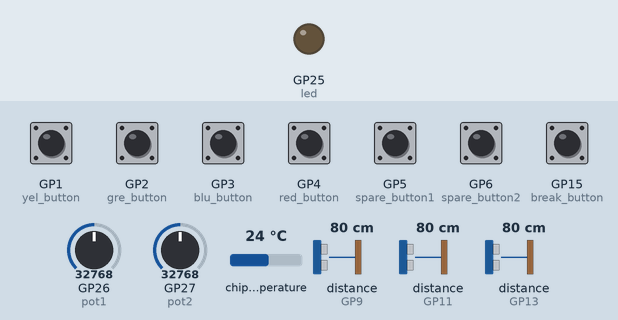
Recording of a program running on a simulated Raspberry Pi Pico running MicroPython. Parts: output pins drawn as LEDs (lit = HIGH). The inputs (shaded band) are chosen by the test bench; at power-on: GP1 (yel_button), GP2 (gre_button), GP3 (blu_button), GP4 (red_button), GP5 (spare_button1), GP6 (spare_button2), GP15 (break_button) HIGH, distance to the obstacle (sensors on GP9, GP11, GP13) 80 cm, GP26 (pot1) = 32768, GP27 (pot2) = 32768, chip temperature 24 °C (analog values on the 0–65535 scale). The echo pulse lasts 58.3 µs per cm; the interpreter's speed is modelled, so counts of loop turns are approximate; pins used as bus, display or sensor lines are not drawn; what the program prints to the serial console is not drawn.

Above: at 0.1 s.
1.3 s: distance to the obstacle (sensor on GP9) set to 2 cm
At 3.5 s:
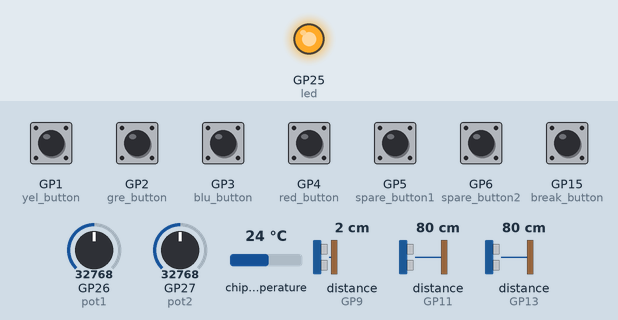
4.3 s: distance to the obstacle (sensor on GP11) set to 2 cm
7.3 s: GP1 (yel_button) pulled LOW for 0.15 s
10.3 s: GP2 (gre_button) pulled LOW for 0.15 s
13.3 s: GP3 (blu_button) pulled LOW for 0.15 s
16.3 s: GP1 (yel_button) pulled LOW for 1 s
Timing chart, 0 to 20.3 s (numbered marks = the images above; inputs shaded):
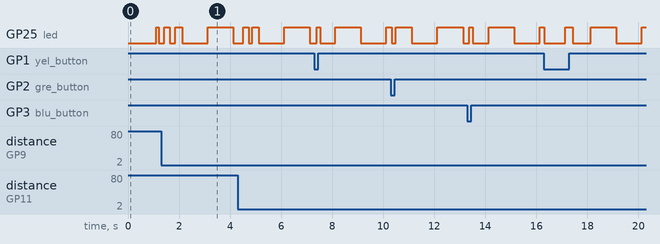

The program:

Paint_Shaker_v02_timers_oneshot.py
```python
from machine import Pin, ADC, I2C, PWM, Timer
import machine
import time
import math
import array
import random
import _thread
import gc

COMMS_ACTIVE = const(1)   # turn on/off the I2C comms.
DEBUG_ACTIVE = const(1)   # 1 second print message of Debug count.
TIMERS_ACTIVE = const(1)  # turn off timers and Interrupt initialisation
PRINT_ACTIVE = const(1)   # turn off printing of some messages
CONVERSION33 = 3.3/65535  # conversion for 3.3 volts and unsigned 16.
Debug_Count = 0           # Count in main loop. gives an idea of spare capacity.
Message_String = []       # IC2 message to be sent from this central to the peripherals
data_lock=_thread.allocate_lock()
thread_please_exit = 0
UISweepFlag = False       # Timer flags initialise to False. Timer will turn them on.
CommsSendFlag = False
DebugFlag = False
# globals for data tfer
xv=0
xva=0
yv=0
yva=0
zv=0
zva=0

#-- Pins -------------------
tilt_switch = Pin(0, Pin.IN, Pin.PULL_UP)
# Servo motors tbd
#servo1 = Servo(8,1200,8100,1,179)  # blue server 1200 - 8100 ( from the dfrobot kit)
#servo2 = Servo(9,1700,8100,1,179)  # balck servo 1700 - 8100 ( from the sparkfun kit)
# UI buttons
yel_button = Pin(1, Pin.IN ,Pin.PULL_UP)
gre_button = Pin(2, Pin.IN ,Pin.PULL_UP)
blu_button = Pin(3, Pin.IN ,Pin.PULL_UP)
red_button = Pin(4, Pin.IN ,Pin.PULL_UP)
spare_button1 = Pin(5, Pin.IN ,Pin.PULL_UP)
spare_button2 = Pin(6, Pin.IN ,Pin.PULL_UP)
# pins 9..14 3xHC-S04
#x = HCSR04(trigger_pin=10, echo_pin=9)
#y = HCSR04(trigger_pin=12, echo_pin=11)
#z = HCSR04(trigger_pin=14, echo_pin=13)
break_button = Pin(15, Pin.IN ,Pin.PULL_UP)   # Break button used to exit main loop
# GPIO16
# GPIO17
i2c = I2C(id=1,scl=Pin(19),sda=Pin(18),freq=100000)     # I2C1
# Motor pins (the shaker)
#motora1=Pin(19,Pin.OUT)   # to motor controllor to set direction
#motora2=Pin(20,Pin.OUT)   # to motor controllor to set direction
#shaker=PWM(Pin(21))       # to motor controllor to set rpm
led = Pin(25, Pin.OUT)    # Pico hardwired
pot1 = ADC(0)             # GPPIO26 potentiometer 1
pot2 = ADC(1)             # GPPIO27 potentiometer 2
# available ADC(2) GPPIO28
volt = ADC(3)             # Pico hardwired
temp = ADC(4)             # Pico hardwired

# UI control values array.
YELLOW_BUTTON = const(0)
GREEN_BUTTON = const(1)
BLUE_BUTTON = const(2)
RED_BUTTON = const(3)
A_POT = const(4)
B_POT = const(5)
VOLTS = const(6)
TEMPERATURE = const(7)
SPARE_BUTTON1 = const(8)
SPARE_BUTTON2 = const(9)
BREAK_BUTTON = const(10)
TILT_SWITCH = const(11)
SR0401 = const(12)
SR0402 = const(13)
SR0403 = const(14)
ctl=array.array('i',[]) # u16
for I in range(15):
  ctl.append(0)
ctl[BREAK_BUTTON] = 1   # set to 1 so main loop can be a simple while check.

# staging variables & initialise.
time.sleep(0.1)
peripheral_list = i2c.scan()    # scan for devices on start up.

# ----- start of classes  ---------------

class HCSR04:
    # class variables
    SAMPLES_COUNT = const(3)    # use this many samples when calculating average.
    DATA_SIZE = const(10)       # size of cicular data store of measurments
    TIMEOUT = const(3000)       # ignore things further than this.

    def __init__(self, trigger_pin, echo_pin):
        self.trigger_pin = Pin(trigger_pin, Pin.OUT )
        self.echo_pin = Pin(echo_pin,Pin.IN, Pin.PULL_UP)
        self._measurement_array=array.array('I',[])  # circular data store. storing mm
        for i in range(HCSR04.DATA_SIZE):
            self._measurement_array.append(0)
        self._data_index = 0                  # current/latest measurement index
        self.v=0
        self.va=0

    def __set_value(self,val,vala):
            self.v = val
            self.va = vala

    def __add_measurement(self,measurement):
        self._data_index  = int((self._data_index  + 1) % HCSR04.DATA_SIZE)
        self._measurement_array[self._data_index] = measurement  # add into circular data cache
        new_avg = 0
        for i in range(0, SAMPLES_COUNT,1):
            new_avg = new_avg + self._measurement_array[((self._data_index - i) + HCSR04.DATA_SIZE ) % HCSR04.DATA_SIZE ]
        new_avg = int(new_avg / HCSR04.SAMPLES_COUNT)
        self.__set_value(measurement,new_avg)

    def single_measurement(self):
        self.trigger_pin.high()
        time.sleep_us(10)
        self.trigger_pin.low()
        echotime = machine.time_pulse_us(self.echo_pin, 1, HCSR04.TIMEOUT)
        if echotime < 0:
            echotime = 0
        self.__add_measurement( (int( 10 * (echotime) * 0.0343 ) ) )

    def get_value(self):
        return self.v

    def get_value_averaged(self):
        return self.va

# end of classs HCSR04 ------------------


# ----- start of functions --------------

def PinToCelsuis(p):
  reading = p * CONVERSION33
  temperature_in_c = 37 - (reading - 0.706)/0.001721
  return temperature_in_c

def PinToVolts(p):
  volts = p * CONVERSION33
  return volts

def free(full=False):
  gc.collect()
  F = gc.mem_free()
  A = gc.mem_alloc()
  T = F+A
  P = '{0:.2f}%'.format(F/T*100)
  if not full: return P
  else : return ('Total:{0} Free:{1} ({2})'.format(T,F,P))

# Commms Timer
def CommsSendTick(t):
  global CommsSendFlag
  CommsSendFlag = True
  return True

def CommsSend():
    global Message_String, CommsSendFlag
    CommsSendFlag=False
    if len(Message_String) > 0:               # any messages to send. Quick exit most of the time.
      if PRINT_ACTIVE:
        print(Message_String,end='')
      if COMMS_ACTIVE:                      # the comms message string is always built. Turning it off just stops the printing and sending.
        A=i2c.writevto                      # preload function.
        for i in peripheral_list:
          try:
            A(i,Message_String)
          except:
            if PRINT_ACTIVE:
              print("error transmitting")
      Message_String.clear()                # empty the list for new messages.
      led.toggle()

# UI functions.
def checkbutton(old, new, label):
    global Message_String
    # has button changed
    if old != new:
        Message_String.append(label)
        Message_String.append(str(new)) # add to I2C message string
        return new
    return old

def checkpot(old, new, label):
    global Message_String
    # potentiometer broken up into intervals
    if (int(new/60) != int(old/60) and (abs(new-old)>5000)):  # lots of bounce and wobble in these pots so big intervals like 5000.
        Message_String.append(label)
        Message_String.append(str(new))   # add to I2c message string
        return new
    return old

def UICheckTick(t):
  global UISweepFlag
  UISweepFlag=True
  return True

# UI Timer
def UISweep():
    global xva, yva, zva
    # push current values into the controls array. Call functions to add any values to I2C message.
    ctl[YELLOW_BUTTON] = checkbutton(ctl[YELLOW_BUTTON], yel_button.value(), "ye")
    ctl[GREEN_BUTTON] = checkbutton(ctl[GREEN_BUTTON], gre_button.value(), "gr")
    ctl[BLUE_BUTTON] = checkbutton(ctl[BLUE_BUTTON], blu_button.value(), "bl")
    ctl[RED_BUTTON] = checkbutton(ctl[RED_BUTTON], red_button.value(), "re")
    ctl[A_POT] = checkpot(ctl[A_POT], pot1.read_u16(), "PA")
    ctl[B_POT] = checkpot(ctl[B_POT], pot2.read_u16(), "PB")
    ctl[VOLTS] = volt.read_u16()
    ctl[TEMPERATURE] = temp.read_u16()
    ctl[SPARE_BUTTON1] = checkbutton(ctl[SPARE_BUTTON1], (spare_button1.value()), "Spare1")
    ctl[SPARE_BUTTON2] = checkbutton(ctl[SPARE_BUTTON2], (spare_button2.value()), "Spare2")
    ctl[BREAK_BUTTON] = break_button.value()
    ctl[TILT_SWITCH] = checkbutton(ctl[TILT_SWITCH], (tilt_switch.value()), "Tilt")
    ctl[SR0401] = checkbutton(ctl[SR0401], xva, "X")
    ctl[SR0402] = checkbutton(ctl[SR0402], yva, "Y")
    ctl[SR0403] = checkbutton(ctl[SR0403], zva, "Z")

def ServoTick(t):
  global servo1, servo2
  #servo1.move_to(int(ctl[A_POT]/365),0)
  #servo2.move_to(int(ctl[B_POT]/365),0)
  return True

def MotorTick(t):
  global shaker, ctl                # set motor shake if buttons are pressed or something is in front of the HC-SR04
  if 1 ^ ctl[YELLOW_BUTTON] == 1:   # XOR with 1 to flip 0 <-> 1 and vica versa
    shaker.duty_u16(12000)
  elif 1 ^ ctl[GREEN_BUTTON] == 1:  # fast
    shaker.duty_u16(19000)
  elif 1 ^ ctl[BLUE_BUTTON] == 1:   # faster
    shaker.duty_u16(24000)
  elif 1 ^ ctl[RED_BUTTON] == 1:    # fastest
    shaker.duty_u16(60000)
  elif ctl[DISTANCE1] < 1000:       # less than a meter from echo so set speed depending on closeness
    shaker.duty_u16(65535 - int((ctl[DISTANCE1]*30)))
  else:
    shaker.duty_u16(0)              # no shake for you
  return True

def DebugTick(t):
  global DebugFlag
  DebugFlag=True
  return True

def Debug():
  global ctl, Debug_Count
  if DEBUG_ACTIVE:      # flash the LED and print semi interesting stuff.
    led.toggle()
    gc.collect
    if PRINT_ACTIVE:
      print("Debug count = ", Debug_Count,"Temp=", PinToCelsuis(ctl[TEMPERATURE]), "Volt=", PinToVolts(ctl[VOLTS]), free(True))
  Debug_Count = 0

# ----- end of functions ------------------------
# ----- HCSR04 -----------------------
HCSO4CollectFlag = False
HCSRO4id = 0
x = HCSR04(trigger_pin=10, echo_pin=9)
y = HCSR04(trigger_pin=12, echo_pin=11)
z = HCSR04(trigger_pin=14, echo_pin=13)

def HCSR04Tick(t):
  global HCSO4CollectFlag
  HCSO4CollectFlag = True
  return True

def HCSR04Collect(h):
  global thread_please_exit, xva, yva, zva, xv, yv, zv
  if h == 0:
    x.single_measurement()
    xv = x.get_value()
    xva = x.get_value_averaged()
  if h == 1:
    y.single_measurement()
    yv = y.get_value()
    yva = y.get_value_averaged()
  if h == 2:
    z.single_measurement()
    zv = z.get_value()
    zva = z.get_value_averaged()

# Timers and interrupts
if TIMERS_ACTIVE:
  # Long startup time for first timers.
  UITimer=Timer()
  UITimer.init(mode=Timer.ONE_SHOT, period=1000, callback=UICheckTick) # Sweep through all the UI buttons and pots.

  #ServoTimer=Timer()
  #ServoTimer.init(mode=Timer.PERIODIC, freq=51, callback=ServoTick)   # Operates at 50 hertz. Value needs to be continually sent till servo is in position.

  #MotorTimer=Timer()
  #MotorTimer.init(mode=Timer.PERIODIC, freq=18, callback=MotorTick)   # Lower frequency, still faster than UI timer for a good feel. Value is remembered by controller.

  CommsTimer=Timer()  # intial timer to give I2C time to start. Plus a bit after UItimer.
  CommsTimer.init(mode=Timer.ONE_SHOT, period=1100, callback=CommsSendTick)

  DebugTimer=Timer()
  DebugTimer.init(mode=Timer.ONE_SHOT, period=1000, callback=DebugTick)    # 1 second count of main loop.

  HCSR04Timer=Timer()
  HCSR04Timer.init(mode=Timer.ONE_SHOT, period=360, callback=HCSR04Tick)   # collect

# main loop here ------------
if PRINT_ACTIVE:
  print('Starting...terminate with break button or Ctl+C.')
while ctl[BREAK_BUTTON]:
  Debug_Count+=1
  if UISweepFlag:
    UISweep()
    UISweepFlag = False
    UITimer.init(mode=Timer.ONE_SHOT, period=75, callback=UICheckTick)     # 10 times / second
  if CommsSendFlag:
    CommsSend()
    CommsSendFlag = False
    CommsTimer.init(mode=Timer.ONE_SHOT, period=70, callback=CommsSendTick) # more than UI sweep.
  if DebugFlag:
    Debug()
    DebugFlag = False
    DebugTimer.init(mode=Timer.ONE_SHOT, period=1000, callback=DebugTick)  # 5 seconds
  if HCSO4CollectFlag:
    HCSRO4id = (HCSRO4id + 1 ) % 3
    HCSR04Collect(HCSRO4id)
    HCSO4CollectFlag = False
    HCSR04Timer.init(mode=Timer.ONE_SHOT, period=60, callback=HCSR04Tick)   # 60 milliseconds btween echos

# finish up -----------------
thread_please_exit = 1
if PRINT_ACTIVE:
  print('Finishing...')
#shaker.duty_u16(0)
# turn off timers
UITimer.deinit()
CommsTimer.deinit()
DebugTimer.deinit()
HCSR04Timer.deinit()
#ServoTimer.deinit()
#MotorTimer.deinit()
#EchoTimer.deinit()
# turn off servos
#servo1.deinit()
#servo2.deinit()
#shaker.deinit()
if PRINT_ACTIVE:
  print('Done.')
```
